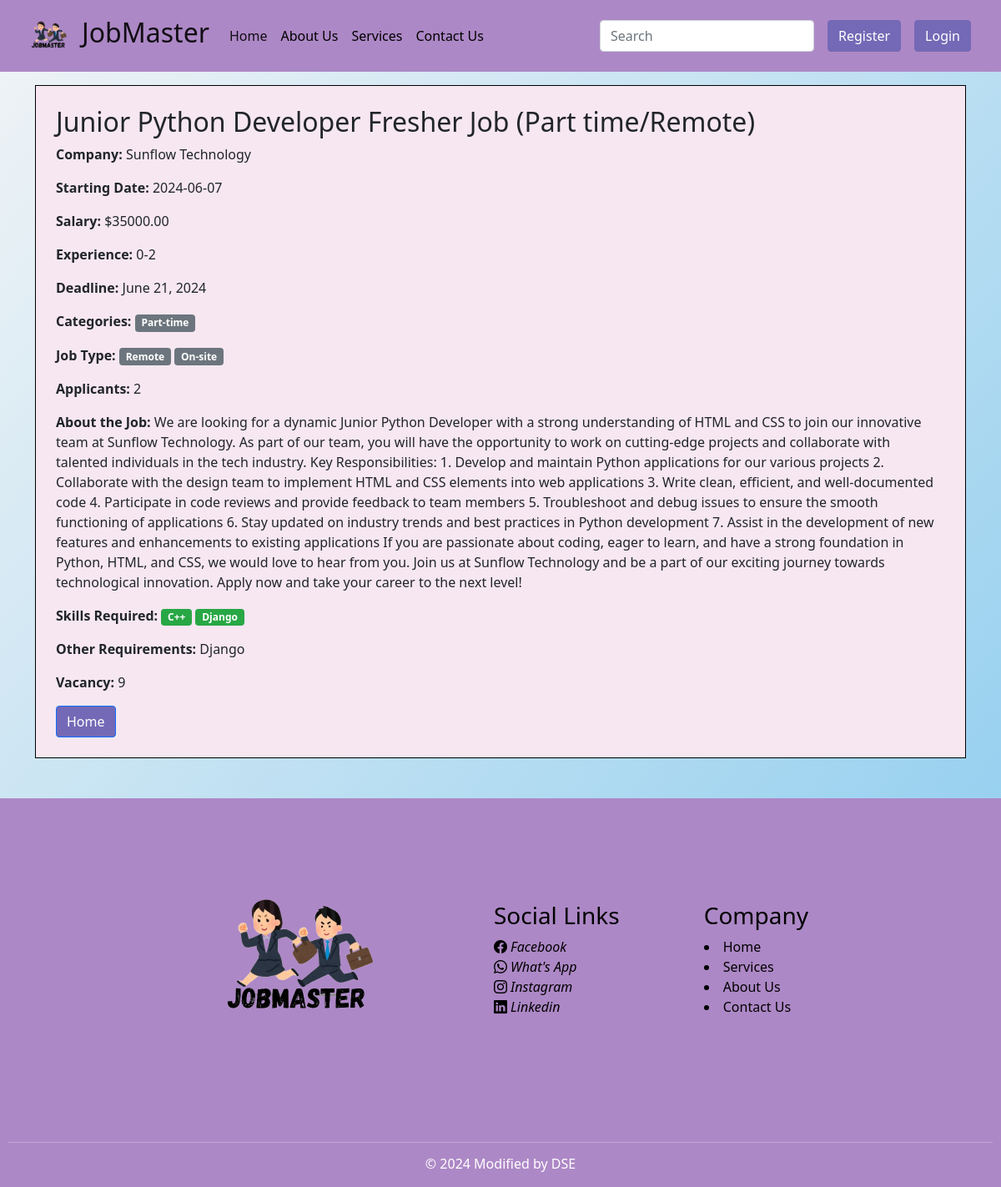
The app's page /job/job_details/4/ with its own data.
### job/models.py (models this page shows, shortened)
class JobDetails(models.Model):
    title = models.CharField(max_length=100)
    user = models.ForeignKey(User, on_delete = models.CASCADE)
    company_name = models.CharField(max_length=100)
    work_type = models.ManyToManyField(JobType)
    category = models.ManyToManyField(Category)
    starting_date = models.CharField(max_length=100)
    salary = models.DecimalField(max_digits=12, decimal_places=2)
    experience = models.CharField(max_length=50)
    deadline = models.DateField()
    post_date = models.DateField(auto_now_add=True)
    applicants = models.IntegerField(default=0)
    job_about = models.TextField()
    skills = models.ManyToManyField(Skill)
    other_req = models.TextField()
    vacancy = models.IntegerField()

class Skill(models.Model):
    name = models.CharField(max_length=200)

### category/models.py (models this page shows, shortened)
class Category(models.Model):
    name = models.CharField(max_length=100)
    slug = models.SlugField(max_length=100, unique=True, null=True, blank=True)

class JobType(models.Model):
    type = models.CharField(max_length=100)
    slug = models.SlugField(max_length=100, unique=True, null=True, blank=True)

### job/views.py (the view)
# urls.py: path('job_details/<int:job_id>/', views.job_detail, name='job_details'),
def job_detail(request, job_id):
    job = JobDetails.objects.get(pk=job_id)
    return render(request, 'job_details.html', {'job': job})

### job/templates/job_details.html (shortened to what this page needs)
{% extends "base.html" %}
{% block content %}
<main>
<div class="container mt-3 mb-5">
    <div class="row">
        <div class="col-md-12">
            <div class="job-details-box p-4" style='background-color: #f6e7f1'>
                <h2>{{ job.title }}</h2>
                <p><strong>Company:</strong> {{ job.company_name }}</p>
                <p><strong>Starting Date:</strong> {{ job.starting_date }}</p>
                <p><strong>Salary:</strong> ${{ job.salary }}</p>
                <p><strong>Experience:</strong> {{ job.experience }}</p>
                <p><strong>Deadline:</strong> {{ job.deadline }}</p>
                <p><strong>Categories:</strong>
                    {% for category in job.category.all %}
                    <span class="badge badge-secondary">{{ category.name }}</span>
                    {% endfor %}
                </p>
                <p><strong>Job Type:</strong>
                    {% for job_type in job.work_type.all %}
                    <span class="badge badge-secondary">{{ job_type.type }}</span>
                    {% endfor %}
                </p>
                <p><strong>Applicants:</strong> {{ job.applicants }}</p>
                <p><strong>About the Job:</strong> {{ job.job_about }}</p>
                <p><strong>Skills Required:</strong>
                    {% for skill in job.skills.all %}
                    <span class="badge badge-success">{{ skill.name }}</span>
                    {% endfor %}
                </p>
                <p><strong>Other Requirements:</strong> {{ job.other_req }}</p>
                <p><strong>Vacancy:</strong> {{ job.vacancy }}</p>
                <div class="job-buttons">
                    <a class="btn btn-primary btn-details" style='background-color: #7469B6;' href="{% url 'home'%}">Home</a>
                </div>
            </div>
        </div>
    </div>
</div>
</main>
{% endblock %}

### static/style.css (style rules this page uses)
body, h1, h2, h3, p, ul, li { margin: 0; padding: 0; }
body { font-family: "Roboto Slab", serif; line-height: 1.6; color: #333; background-color: #c07ed6; margin: 0; padding: 0; }
main { flex: 1; min-height: 450px; }
.job-buttons { margin-top: 10px; }

### job/templates/job_details.html (style rules this page uses)
.job-details-box { border: 1px solid black; padding: 20px; }

### records on screen
JobDetails: title "Junior Python Developer Fresher Job (Part time/Remote)", company_name "Sunflow Technology", starting_date "2024-06-07", salary "35000.00", experience "0-2", deadline "June 21, 2024", applicants "2", job_about "We are looking for a dynamic Junior Python Developer with a strong understanding of HTML and CSS to join our innovative team at Sunflow Technology. As part of our team, you will have the opportunity to work on cutting-edge projects and collaborate with talented individuals in the tech industry. Key Responsibilities: 1. Develop and maintain Python applications for our various projects 2. Collaborate with the design team to implement HTML and CSS elements into web applications 3. Write clean, efficient, and well-documented code 4. Participate in code reviews and provide feedback to team members 5. Troubleshoot and debug issues to ensure the smooth functioning of applications 6. Stay updated…", other_req "Django", vacancy "9"
Category: name "Part-time"
JobType: type "Remote"
JobType: type "On-site"
Skill: name "C++"
Skill: name "Django"
